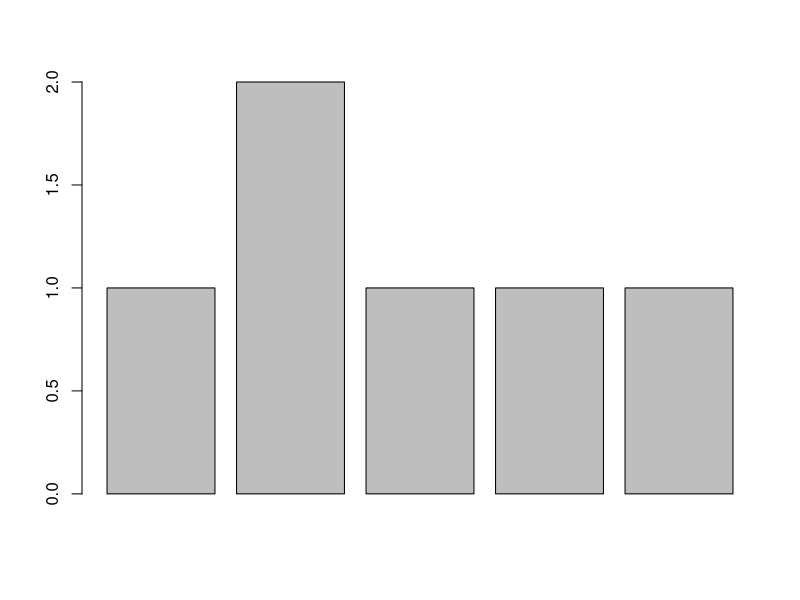

Here is the R script that generated this plot:

sample(x=1:10, size=5)
sample(x=1:10, size=5, replace=FALSE)
myframe <- data.frame(col=c(1,2,3,4,5,6,6,7,8,9,10))
sample(x=myframe$col, size=5)
sample(x=myframe$col, size=5, replace=T)

set.seed(1234)
sample(x=1:10, size=5)

## example 03-1
kk <- seq(from=1, to=100, by=3)
sum(kk)
ll <- seq(from=96, to=1, by=-5)
sum(ll)
 
## example 03-2
seq(from=1, to=9, by=2)
rep(c(1,2,3), 3)
rep(1:3, each=3)

## example 03-3
ban1 = c(99, 91, 95, 90, 84)
ban2 = c(97, 70, 92, 91, 72)

ban1 * ban2
ban1 + ban2
ban1 == ban2
ban1 %*% ban2
c(ban1, ban2)

## example 03-4
name <- c('김구', '유관순', '이순신', '김유신', '홍길동')
age <- c(55, 45, 45, 53, 15)
gender <- c(1,2,1,1,1)
job <- c('연예인', '주부', '군인', '직장인', '학생')
sat <- c(3,4,2,5,5)
grade <- c('C', 'C', 'A', 'D', 'A')
total <- c(44.4, 28.5, 43.5, NA, 27.1)

members <- data.frame(name, age, gender, job, sat, grade, total)
barplot(members$gender)
## members2 <- filter(members, row_number()%%2 == 1)
members2 <- members[seq(from=1, to=nrow(members), 2)]
mysampling <- sample(x=members$name, size=6/10*nrow(members))
subset(members, age >= 50)
subset(members, grade == 'A' | grade == 'D', select=c('name', 'age', 'grade'))
subset(members, sat >= mean(members$sat))
  
